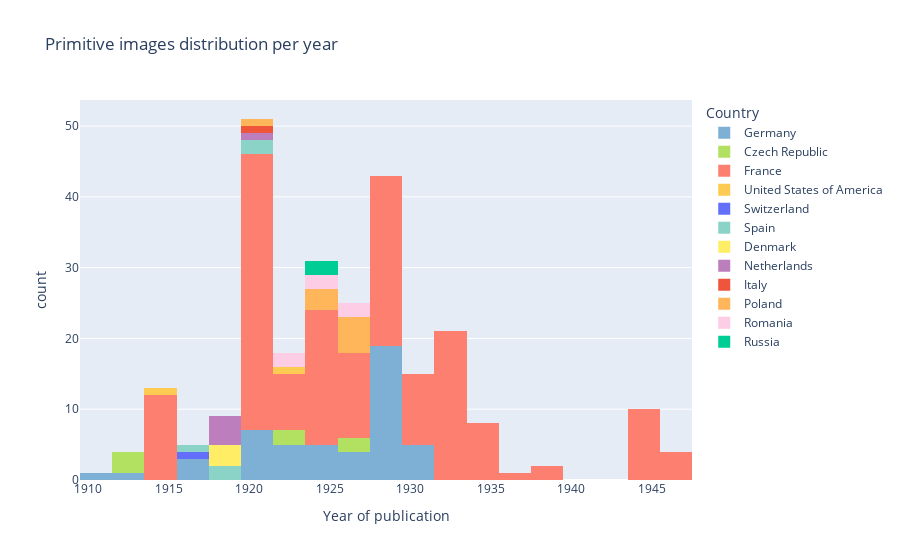

Source (notebook cell):
### Code cell
fig = px.histogram(image_vis, x='year', color="Country",
            title="Primitive images distribution per year",
                  labels={
                     "image_per_year": "Images per year",
                     "year": "Year of publication"},
                  color_discrete_map= {
                    "France": "#fd7f6f",
                    "Germany": "#7eb0d5",
                    "Czech Republic": "#b2e061",
                    "Netherlands": "#bd7ebe",
                    "Poland": "#ffb55a",
                    "Denmark" : "#ffee65",
                    "United states of America": "#beb9db",
                    "Romania":"#fdcce5",
                   "Spain": "#8bd3c7"})
fig.update_traces(textfont_size=12, textangle=0, textposition="outside", cliponaxis=False)
fig.show()
fig.write_html('viz/internal/image_per_year_country.html', auto_open=False)
fig.write_image("viz/internal/image_per_year_country.png", scale=7, width=1300)

### Figure 1 — Plotly figure (JSON) as saved in the notebook; plotly's stock layout.template omitted (floating-point values rounded to 4 significant figures; data arrays with more than 128 entries replaced by an {"elided": "..."} marker saying what was removed)
{"data": [{"alignmentgroup": "True", "bingroup": "x", "cliponaxis": false, "hovertemplate": "Country=Germany<br>Year of publication=%{x}<br>count=%{y}<extra></extra>", "legendgroup": "Germany", "marker": {"color": "#7eb0d5", "pattern": {"shape": ""}}, "name": "Germany", "offsetgroup": "Germany", "orientation": "v", "showlegend": true, "textangle": 0, "textfont": {"size": 12}, "textposition": "outside", "type": "histogram", "x": [1910, 1912, 1916, 1917, 1917, 1920, 1920, 1920, 1920, 1921, 1921, 1921, 1922, 1922, 1923, 1923, 1923, 1924, 1924, 1925, 1925, 1925, 1926, 1926, 1927, 1927, 1928, 1928, 1928, 1929, 1929, 1929, 1929, 1929, 1929, 1929, 1929, 1929, 1929, 1929, 1929, 1929, 1929, 1929, 1929, 1930, 1930, 1931, 1931, 1931], "xaxis": "x", "yaxis": "y"}, {"alignmentgroup": "True", "bingroup": "x", "cliponaxis": false, "hovertemplate": "Country=Czech Republic<br>Year of publication=%{x}<br>count=%{y}<extra></extra>", "legendgroup": "Czech Republic", "marker": {"color": "#b2e061", "pattern": {"shape": ""}}, "name": "Czech Republic", "offsetgroup": "Czech Republic", "orientation": "v", "showlegend": true, "textangle": 0, "textfont": {"size": 12}, "textposition": "outside", "type": "histogram", "x": [1912, 1912, 1913, 1923, 1923, 1927, 1927], "xaxis": "x", "yaxis": "y"}, {"alignmentgroup": "True", "bingroup": "x", "cliponaxis": false, "hovertemplate": "Country=France<br>Year of publication=%{x}<br>count=%{y}<extra></extra>", "legendgroup": "France", "marker": {"color": "#fd7f6f", "pattern": {"shape": ""}}, "name": "France", "offsetgroup": "France", "orientation": "v", "showlegend": true, "textangle": 0, "textfont": {"size": 12}, "textposition": "outside", "type": "histogram", "x": {"elided": "170 int values"}, "xaxis": "x", "yaxis": "y"}, {"alignmentgroup": "True", "bingroup": "x", "cliponaxis": false, "hovertemplate": "Country=United States of America<br>Year of publication=%{x}<br>count=%{y}<extra></extra>", "legendgroup": "United States of America", "marker": {"color": "#FECB52", "pattern": {"shape": ""}}, "name": "United States of America", "offsetgroup": "United States of America", "orientation": "v", "showlegend": true, "textangle": 0, "textfont": {"size": 12}, "textposition": "outside", "type": "histogram", "x": [1915, 1922], "xaxis": "x", "yaxis": "y"}, {"alignmentgroup": "True", "bingroup": "x", "cliponaxis": false, "hovertemplate": "Country=Switzerland<br>Year of publication=%{x}<br>count=%{y}<extra></extra>", "legendgroup": "Switzerland", "marker": {"color": "#636efa", "pattern": {"shape": ""}}, "name": "Switzerland", "offsetgroup": "Switzerland", "orientation": "v", "showlegend": true, "textangle": 0, "textfont": {"size": 12}, "textposition": "outside", "type": "histogram", "x": [1917], "xaxis": "x", "yaxis": "y"}, {"alignmentgroup": "True", "bingroup": "x", "cliponaxis": false, "hovertemplate": "Country=Spain<br>Year of publication=%{x}<br>count=%{y}<extra></extra>", "legendgroup": "Spain", "marker": {"color": "#8bd3c7", "pattern": {"shape": ""}}, "name": "Spain", "offsetgroup": "Spain", "orientation": "v", "showlegend": true, "textangle": 0, "textfont": {"size": 12}, "textposition": "outside", "type": "histogram", "x": [1917, 1919, 1919, 1920, 1920], "xaxis": "x", "yaxis": "y"}, {"alignmentgroup": "True", "bingroup": "x", "cliponaxis": false, "hovertemplate": "Country=Denmark<br>Year of publication=%{x}<br>count=%{y}<extra></extra>", "legendgroup": "Denmark", "marker": {"color": "#ffee65", "pattern": {"shape": ""}}, "name": "Denmark", "offsetgroup": "Denmark", "orientation": "v", "showlegend": true, "textangle": 0, "textfont": {"size": 12}, "textposition": "outside", "type": "histogram", "x": [1918, 1919, 1919], "xaxis": "x", "yaxis": "y"}, {"alignmentgroup": "True", "bingroup": "x", "cliponaxis": false, "hovertemplate": "Country=Netherlands<br>Year of publication=%{x}<br>count=%{y}<extra></extra>", "legendgroup": "Netherlands", "marker": {"color": "#bd7ebe", "pattern": {"shape": ""}}, "name": "Netherlands", "offsetgroup": "Netherlands", "orientation": "v", "showlegend": true, "textangle": 0, "textfont": {"size": 12}, "textposition": "outside", "type": "histogram", "x": [1919, 1919, 1919, 1919, 1920], "xaxis": "x", "yaxis": "y"}, {"alignmentgroup": "True", "bingroup": "x", "cliponaxis": false, "hovertemplate": "Country=Italy<br>Year of publication=%{x}<br>count=%{y}<extra></extra>", "legendgroup": "Italy", "marker": {"color": "#EF553B", "pattern": {"shape": ""}}, "name": "Italy", "offsetgroup": "Italy", "orientation": "v", "showlegend": true, "textangle": 0, "textfont": {"size": 12}, "textposition": "outside", "type": "histogram", "x": [1920], "xaxis": "x", "yaxis": "y"}, {"alignmentgroup": "True", "bingroup": "x", "cliponaxis": false, "hovertemplate": "Country=Poland<br>Year of publication=%{x}<br>count=%{y}<extra></extra>", "legendgroup": "Poland", "marker": {"color": "#ffb55a", "pattern": {"shape": ""}}, "name": "Poland", "offsetgroup": "Poland", "orientation": "v", "showlegend": true, "textangle": 0, "textfont": {"size": 12}, "textposition": "outside", "type": "histogram", "x": [1921, 1924, 1924, 1924, 1926, 1926, 1926, 1926, 1926], "xaxis": "x", "yaxis": "y"}, {"alignmentgroup": "True", "bingroup": "x", "cliponaxis": false, "hovertemplate": "Country=Romania<br>Year of publication=%{x}<br>count=%{y}<extra></extra>", "legendgroup": "Romania", "marker": {"color": "#fdcce5", "pattern": {"shape": ""}}, "name": "Romania", "offsetgroup": "Romania", "orientation": "v", "showlegend": true, "textangle": 0, "textfont": {"size": 12}, "textposition": "outside", "type": "histogram", "x": [1923, 1923, 1925, 1925, 1927, 1927], "xaxis": "x", "yaxis": "y"}, {"alignmentgroup": "True", "bingroup": "x", "cliponaxis": false, "hovertemplate": "Country=Russia<br>Year of publication=%{x}<br>count=%{y}<extra></extra>", "legendgroup": "Russia", "marker": {"color": "#00cc96", "pattern": {"shape": ""}}, "name": "Russia", "offsetgroup": "Russia", "orientation": "v", "showlegend": true, "textangle": 0, "textfont": {"size": 12}, "textposition": "outside", "type": "histogram", "x": [1924, 1924], "xaxis": "x", "yaxis": "y"}], "layout": {"autosize": true, "barmode": "relative", "legend": {"title": {"text": "Country"}, "tracegroupgap": 0}, "title": {"text": "Primitive images distribution per year"}, "xaxis": {"anchor": "y", "autorange": true, "domain": [0, 1], "range": [1910.0, 1948.0], "title": {"text": "Year of publication"}, "type": "linear"}, "yaxis": {"anchor": "x", "autorange": true, "domain": [0, 1], "range": [0, 53.68], "title": {"text": "count"}}}}
